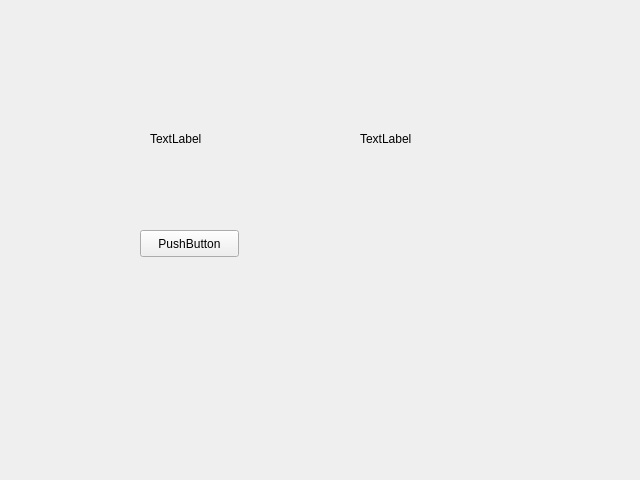
<?xml version="1.0" encoding="UTF-8"?>
<ui version="4.0">
 <class>MainWindow</class>
 <widget class="QMainWindow" name="MainWindow">
  <property name="geometry">
   <rect>
    <x>0</x>
    <y>0</y>
    <width>640</width>
    <height>480</height>
   </rect>
  </property>
  <property name="windowTitle">
   <string>中间件系统</string>
  </property>
  <widget class="QWidget" name="centralWidget">
   <widget class="QLabel" name="label">
    <property name="geometry">
     <rect>
      <x>150</x>
      <y>130</y>
      <width>67</width>
      <height>17</height>
     </rect>
    </property>
    <property name="text">
     <string>TextLabel</string>
    </property>
   </widget>
   <widget class="QPushButton" name="pushButton">
    <property name="geometry">
     <rect>
      <x>140</x>
      <y>230</y>
      <width>99</width>
      <height>27</height>
     </rect>
    </property>
    <property name="text">
     <string>PushButton</string>
    </property>
   </widget>
   <widget class="QLabel" name="label_2">
    <property name="geometry">
     <rect>
      <x>360</x>
      <y>130</y>
      <width>67</width>
      <height>17</height>
     </rect>
    </property>
    <property name="text">
     <string>TextLabel</string>
    </property>
   </widget>
  </widget>
 </widget>
 <layoutdefault spacing="6" margin="11"/>
 <resources/>
 <connections/>
</ui>
